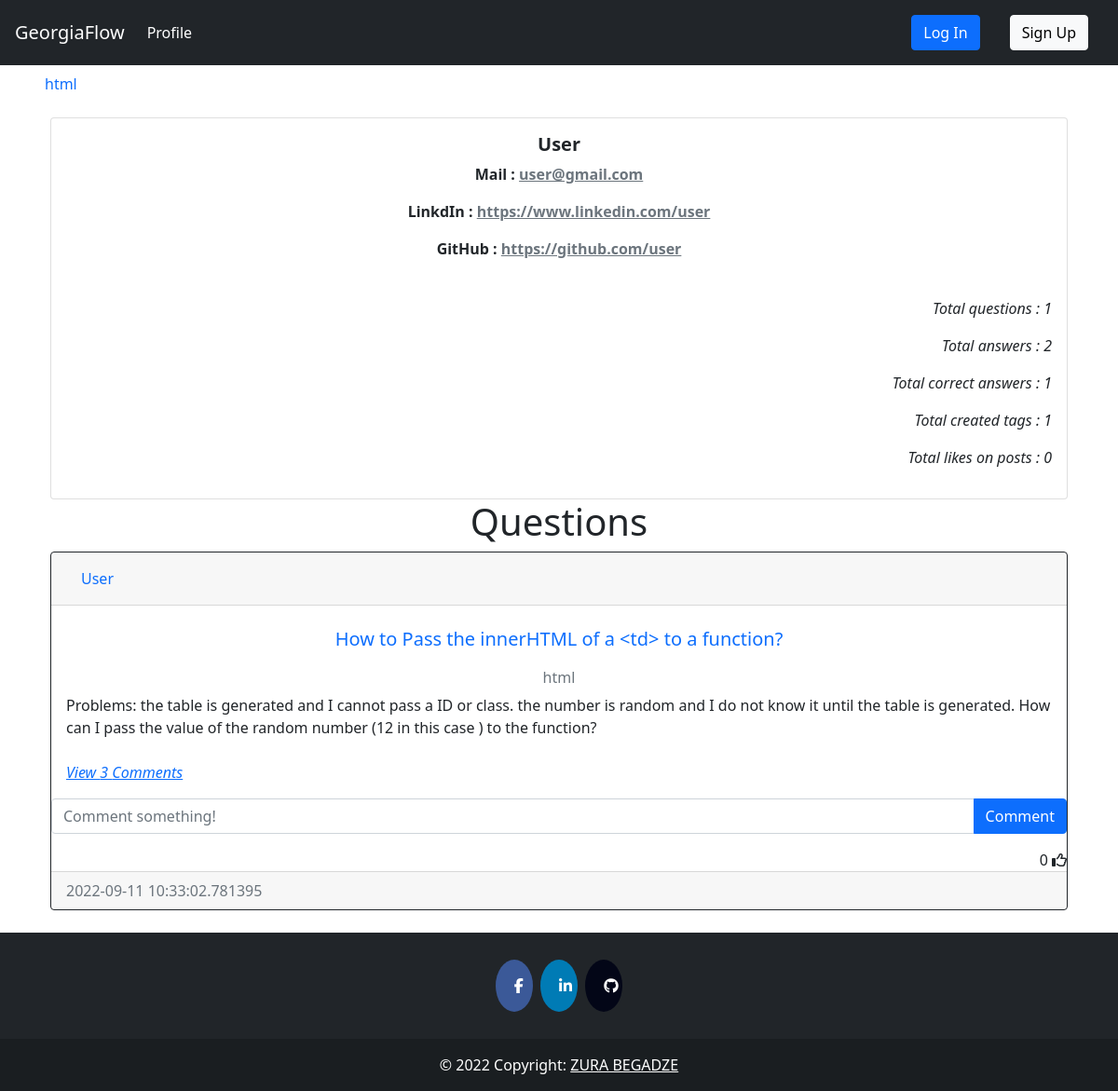
The page /user/1 on the database as committed earlier.
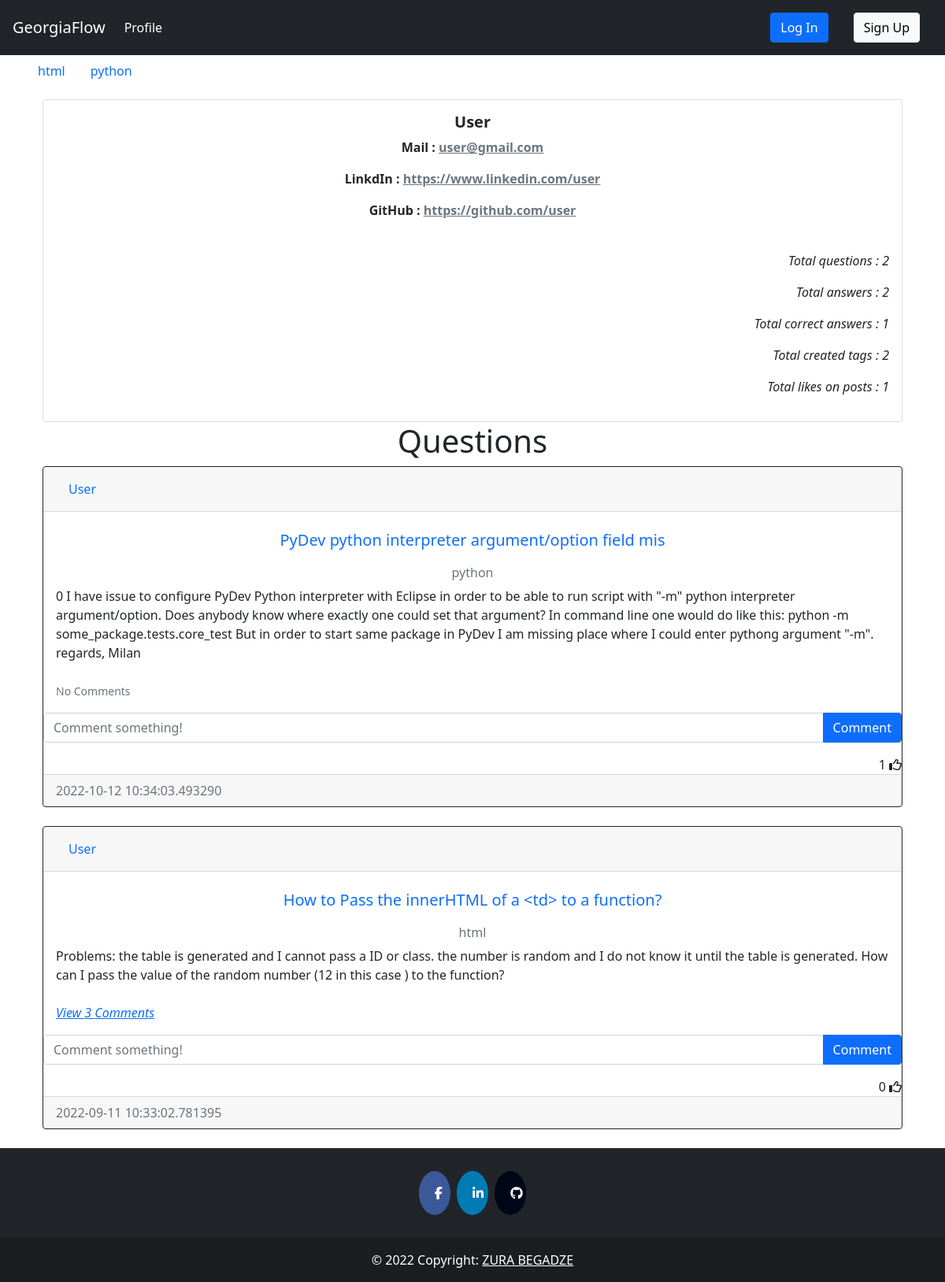
The same page on the database as committed later.
### question/models.py (models this page shows, shortened)
class Tag(db.Model):
    __tablename__='tag'
    id =db.Column(db.Integer, primary_key=True)
    name = db.Column(db.String(15), nullable = False, unique=True, index=True)
    date_created = db.Column(db.DateTime, default = datetime.utcnow())
    author = db.Column(db.Integer, db.ForeignKey('user.id', ondelete="CASCADE"), nullable=False)

class Post(db.Model):
    __tablename__='post'
    id = db.Column(db.Integer, primary_key=True)
    heading = db.Column(db.String(50), nullable = False, index=True, unique=True)
    text = db.Column(db.Text, nullable=False)
    date_created = db.Column(db.DateTime, default = datetime.utcnow())
    tags = db.Column(db.String, db.ForeignKey('tag.name', ondelete="CASCADE"), unique=False, nullable=False)
    author = db.Column(db.Integer, db.ForeignKey('user.id', ondelete="CASCADE"), nullable=False)
    comments = db.relationship('Comment', backref='post', passive_deletes=True)
    likes = db.relationship('Like', backref='post', passive_deletes=True)
    corrects = db.relationship('Correct', backref='post', passive_deletes=True)

### auth/models.py (models this page shows, shortened)
class User(db.Model, UserMixin):
    __tablename__ = 'user'
    id = db.Column(db.Integer, primary_key=True)
    fullname = db.Column(db.String(200), nullable = False, index=True)
    email = db.Column(db.String(100), nullable = False, unique = True, index=True)
    linkedin = db.Column(db.String(50), unique=True, nullable = False)
    github = db.Column(db.String(45), unique=True, nullable = False)
    date_created = db.Column(db.DateTime, default = datetime.utcnow())
    password_hash = db.Column(db.String(128))
    posts = db.relationship('Post', backref='user', passive_deletes=True)
    tags = db.relationship('Tag', backref='user', passive_deletes=True)
    comments = db.relationship('Comment', backref='user', passive_deletes=True)
    likes = db.relationship('Like', backref='user', passive_deletes=True)
    correct = db.relationship('Correct', backref='correct_user', passive_deletes=True)

### auth/views.py (the view, shortened to what this page needs)
@auth.route('/user/<user_id>', methods=['GET', 'POST'])
def get_user(user_id):
    user = User.query.filter_by(id = user_id).first()
    tags = Tag.query.order_by(Tag.name).all()
    form = questionForm()
    total_likes = 0
    if user.posts:
        for post in user.posts:
            for _ in post.likes:
                total_likes+=1
    correct_answers = 0
    if user.comments:
        for comment in user.comments:
            if comment.corrects:
                correct_answers+=1
    return render_template("profile.html", user = user, form=form, tags=tags, total_likes = total_likes, correct_answers=correct_answers)

### question/forms.py
class questionForm(FlaskForm):
    heading = StringField('heading', [Length(min=2, max=50), DataRequired(message='Question ')])
    text = TextAreaField('Question', [Length(min=2, max=1000), DataRequired(message='description')])
    ask = SubmitField("ASK")

### templates/profile.html (shortened to what this page needs)
{% extends 'base.html' %}
{% block content %}
    <div class="card text-center">
        <div class="card-body">
            <h5 class="card-title fw-bolder">{{user.fullname}}</h5>
            <p class="card-text fw-semibold">Mail : <a class="link-secondary" target="_blank" href="mailto:{{user.email}}">{{user.email}}</a></p>
            <p type="url" class="card-text fw-semibold" >LinkdIn : <a target="_blank" href="{{user.linkedin}}" class="link-secondary">{{user.linkedin}}</a></p>
            <p type="url" class="card-text fw-semibold">GitHub : <a target="_blank" href="{{user.github}}" class="link-secondary">{{user.github}}</a></p>
            <br />
            <p type="text" class="fw-normal text-right fst-italic">Total questions : {{user.posts|length}} </p>
            <p type="text" class="fw-normal text-right fst-italic">Total answers : {{user.comments|length}} </p>
            <p type="text" class="fw-normal text-right fst-italic">Total correct answers : {{correct_answers}} </p>
            <p type="text" class="fw-normal text-right fst-italic">Total created tags : {{user.tags|length}} </p>
            <p type="text" class="fw-normal text-right fst-italic">Total likes on posts : {{total_likes}} </p>
        </div>
    </div>
    {%if user.posts%}
    <h1 align="center">{% block header %}Questions{% endblock %}</h1>
    {%else%}
    <h1 align="center">No Questions to show</h1>
    {%endif%}
    <div id="posts">
    {% for post in user.posts|reverse %}
    <div class="card border-dark">
        <div class="card-header d-flex justify-content-between align-items-center">
            <a class="nav-item nav-link active" href="{{ url_for('auth.get_user', user_id=post.user.id) }}">{{post.user.fullname}}</a>
            <br />
        </div>
        <div class="card-body">
            <a class="card-title nav-item nav-link text-center" href="{{ url_for('post.post_detail', post_id=post.id) }}"><h5 >{{post.heading}}</h5></a>
            <h6 class="card-subtitle mb-2 text-muted text-center">{{post.tags}}</h6>
            <div class="card-text ">{{post.text}}</div>
            <br />
            <p class="card-text">
                {% if post.comments|length > 0 %}
                <a data-bs-toggle="collapse" href="#comments-{{post.id}}" role="button">
                <cite title="Source" >View {{post.comments|length}} Comments</cite>
                </a>
                {% else %}
                <small class="text-muted">No Comments</small>
                {% endif %}
            </p>
        </div>
        <form class="input-group mb-3" method="POST" action="/create-comment/{{post.id}}" >
            <input type="text" id="text"  name="text" class="form-control" placeholder="Comment something!" />
            <button type="submit" class="btn btn-primary">Comment</button>
        </form>
        <div class="text-right">
            <span id="likes-count-{{post.id}}">{{ post.likes|length }}</span>
            {% if current_user.id in post.likes|map(attribute="author")|list %}
            <i class="fas fa-thumbs-up" id="like-button-{{post.id}}" onclick="like('{{post.id}}')"></i>
            {% else %}
            <i class="far fa-thumbs-up" id="like-button-{{post.id}}" onclick="like('{{post.id}}')"></i>
            {% endif %}
        </div>
        <div class="card-footer text-muted">{{post.date_created}}</div>
    </div>
    <br/ > {% endfor %}
    </div>
{% endblock %}

### templates/base.html (shortened to what this page needs)
<!DOCTYPE html>
<html lang="en">
    <head>
        <link rel="stylesheet" href="{{ url_for('static', filename='css/index.css')}}"></link>
        <link rel="stylesheet" href="https://cdnjs.cloudflare.com/ajax/libs/font-awesome/4.7.0/css/font-awesome.min.css"/>
        <link rel="stylesheet" href="https://cdn.jsdelivr.net/npm/bootstrap@5.2.0/dist/css/bootstrap.min.css"/>
        <link rel="stylesheet" href="https://cdn.jsdelivr.net/npm/bootstrap@4.6.2/dist/css/bootstrap.min.css"/>
        <link rel="stylesheet" href="https://cdn.jsdelivr.net/npm/bootstrap@4.1.3/dist/css/bootstrap.min.css"/>
        <link rel="stylesheet" href="https://cdn.jsdelivr.net/npm/bootstrap@5.0.2/dist/css/bootstrap.min.css"/>
    </head>
    <body>
        <nav class="navbar navbar-expand-lg   navbar-dark bg-dark">
            <a class="navbar-brand" href="{{ url_for('api.index') }}">GeorgiaFlow</a>
            <div class="collapse navbar-collapse" id="navbarTogglerDemo03">
                <ul class="navbar-nav mr-auto mt-2 mt-lg-0">
                    <li class="nav-item active">
                    <a class="nav-link" href="{{ url_for('auth.get_user', user_id=current_user.id) }}">Profile <span class="sr-only">(current)</span></a>
                    </li>
                </ul>
                {%if current_user.is_authenticated %}
                    <div class="btn-group" style="margin-right:5%">
                        <button type="button" class="btn btn-sm btn-secondary dropdown-toggle" data-bs-toggle="dropdown">{{current_user.fullname}}</button>
                        <ul class="dropdown-menu">
                            <li>
                                <a class="dropdown-item" href="{{ url_for('auth.get_user', user_id=current_user.id) }}">{{current_user.fullname}}</a>
                            </li>
                            <li>
                                <a class="dropdown-item" href="{{ url_for('auth.update', user_id=current_user.id) }}">Update Profile</a>
                            </li>
                            <li>
                                <a class="dropdown-item" href="{{ url_for('auth.update_password', user_id=current_user.id) }}">Update Password</a>
                            </li>
                            <div class="dropdown-divider"></div>
                            <a class="dropdown-item" href="{{ url_for('auth.logout') }}">Log Out</a>
                            </div>
                        </ul>
                    </div>
                {%else%}
                    <a class="nav-link" href="{{ url_for('auth.login') }}"><button type="button" class="btn btn-primary">Log In</button></a>
                    <a class="nav-link" href="{{ url_for('auth.signup') }}"><button type="button" class="btn btn-light">Sign Up</button></a>
                {%endif%}
            </div>
        </nav>
        <nav class="navtag ">
            <ul class="navtagul">
                {%for tag in tags%}
                    <li><a class="navtaga nav-link" href="{{ url_for('post.tag_posts', tag_name=tag.name) }}">{{tag.name}}</a></li>
                {%endfor%}
            </ul>
        </nav>
        <div class="container">{% block content %}{% endblock %}</div>
        {%block footer%}
        <footer class="bg-dark text-center text-white">
            <div class="container p-4 pb-0">
                <section class="mb-4">
                    <a href="https://www.facebook.com/zura.begadze.35/" class="fa fa-facebook"></a>
                    <a href="https://www.linkedin.com/in/zura-begadze/" class="fa fa-linkedin"></a>
                    <a href="https://github.com/papitokarlo" class="fa fa-github"></a>
            </section>
            </div>
            <div class="text-center p-3" style="background-color: rgba(0, 0, 0, 0.2);">
                © 2022 Copyright:
                <a class="text-white" href="">ZURA BEGADZE</a>
            </div>
        </footer>
        {%endblock%}
    </body>
</html>

Rows that differ between the two databases and show on the page:
added Tag: name "python"
added Post: user.fullname "User", heading "PyDev python interpreter argument/option field mis", tags "python", text "0 I have issue to configure PyDev Python interpreter with Eclipse in order to be able to run script with \"-m\" python interpreter argument/option. Does anybody know where exactly one could set that argument? In command line one would do like this: python -m some_package.tests.core_test But in order to start same package in PyDev I am missing place where I could enter pythong argument \"-m\". regards, Milan", shows "No Comments", likes|length "1", date_created "2022-10-12 10:34:03.493290"
Other text that changed with them:
{{ user.posts|length }}: "1" → "2"
{{ user.tags|length }}: "1" → "2"
{{ total_likes }}: "0" → "1"
